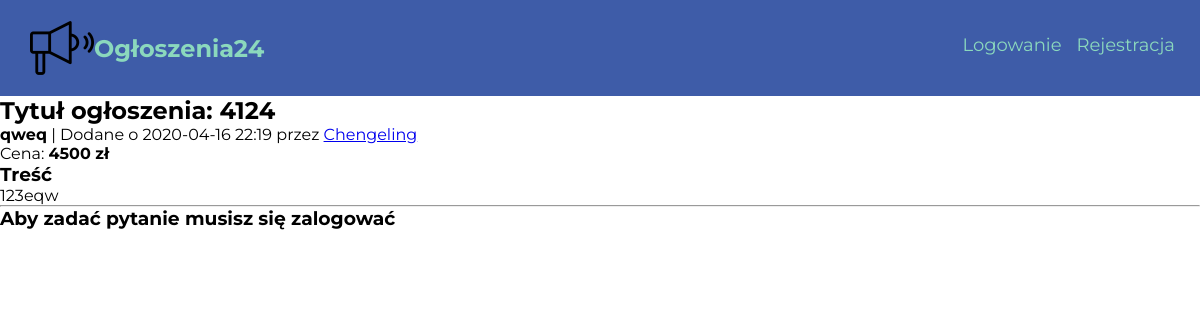
The app's page /ogloszenie/5/, older data.
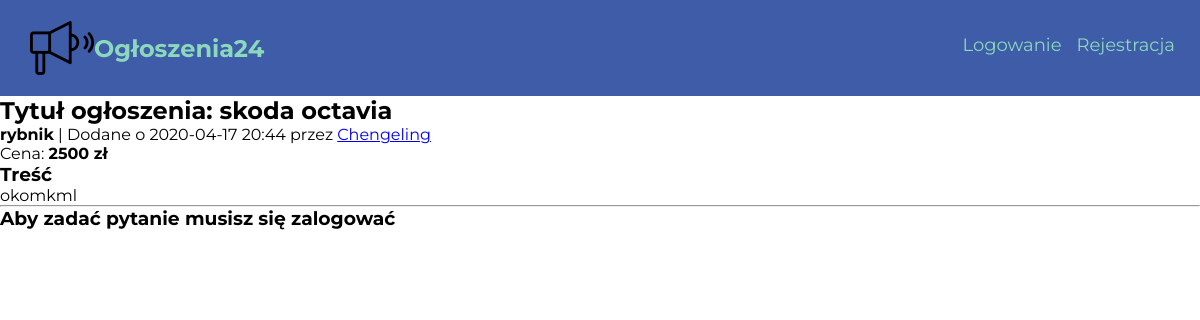
The same page, newer data.
### Ogloszenia24/models.py (models this page shows, shortened)
class Advert(db.Model):
    __searchable__ = ['title']
    id = db.Column(db.Integer, primary_key=True)
    date = db.Column(db.DateTime, nullable=False, default = datetime.utcnow)
    title = db.Column(db.String(100), nullable=False)
    content = db.Column(db.Text, nullable = False)
    user_id = db.Column(db.Integer, db.ForeignKey('user.id'), nullable=False)
    category = db.Column(db.String(50), nullable=False)
    price = db.Column(db.Integer)
    city = db.Column(db.String(), nullable=False)

### Ogloszenia24/views.py (the view)
@app.route("/ogloszenie/<int:advert_id>/", methods=['POST', 'GET'])
def show_advert(advert_id):
    form = MessageForm()
    advert = Advert.query.get_or_404(advert_id)
    if form.validate_on_submit():
        message = Message(title = form.title.data, body = form.message.data, sender_id = current_user.id, recipient_id = advert.user_id)
        db.session.add(message)
        db.session.commit()
        flash("Pomyślnie wysłano wiadomość")
        return redirect(url_for('home'))
    return render_template('show_ad.html',title = advert.title, form = form, advert=advert)

### Ogloszenia24/templates/show_ad.html
{% extends "layout.html" %}
{% block content %}
<div class="ad-info">
    <h2> Tytuł ogłoszenia: {{ advert.title }}</h2>
    <p><strong>{{advert.city }}</strong> |  Dodane o {{ advert.date.strftime('%Y-%m-%d %H:%M') }} przez <a href="{{ url_for('account') }}">{{ advert.autor.username }}</a></p>
    <p>Cena: <strong>{{ advert.price }} zł </strong></p>
    <h3>Treść</h3>
    <p>{{ advert.content }}</p>
    <hr>
    {% if current_user.is_authenticated and current_user.username != advert.autor.username%}
      <div class="message-form">
        <h3>Masz pytanie?</h3>
        <form action="" method='POST'>
          {{ form.hidden_tag() }}
          <div class="form-group">
            {{ form.title.label }}
            {{ form.title }}
            {% if form.title.errors %}
              <ul class="errors">
                {% for error in form.title.errors %}
                  <li>{{ error }}</li>
                {% endfor %}
              </ul>
            {% endif %}
          </div>
          <div class="form-group">
            {{ form.message.label }}
            {{ form.message(rows='10', cols='40') }}
            {% if form.message.errors %}
              <ul class="errors">
                {% for error in form.content.errors %}
                <li>{{ error }}</li>
                {% endfor %}
              </ul>
            {% endif %}
          </div>
          {{ form.submit }}
        </form>
      </div>
    {% elif current_user.username == advert.autor.username %}
    {% else %}
      <h3>Aby zadać pytanie musisz się zalogować</h3>
    {% endif %}
</div>
{% endblock %}

Row changes from the older to the newer data that the page shows:
changed Advert: title "4124" → "skoda octavia"; city "qweq" → "rybnik"; date "2020-04-16 22:19" → "2020-04-17 20:44"; price "4500" → "2500"; content "123eqw" → "okomkml"
